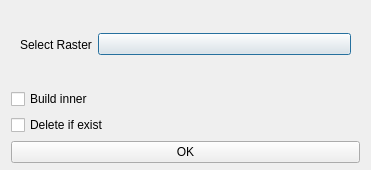
<?xml version="1.0" encoding="UTF-8"?>
<ui version="4.0">
 <class>buildOverviewDialog</class>
 <widget class="QDialog" name="buildOverviewDialog">
  <property name="geometry">
   <rect>
    <x>0</x>
    <y>0</y>
    <width>371</width>
    <height>170</height>
   </rect>
  </property>
  <property name="windowTitle">
   <string>Raster Build Overview Parameter Settings</string>
  </property>
  <layout class="QVBoxLayout" name="verticalLayout">
   <property name="spacing">
    <number>6</number>
   </property>
   <property name="topMargin">
    <number>6</number>
   </property>
   <property name="bottomMargin">
    <number>7</number>
   </property>
   <item>
    <widget class="CardWidget" name="CardWidget_4">
     <property name="layoutDirection">
      <enum>Qt::LeftToRight</enum>
     </property>
     <layout class="QHBoxLayout" name="horizontalLayout_5">
      <item>
       <widget class="BodyLabel" name="BodyLabel">
        <property name="text">
         <string>Select Raster</string>
        </property>
       </widget>
      </item>
      <item>
       <widget class="ComboBox" name="selectTifCb">
        <property name="sizePolicy">
         <sizepolicy hsizetype="Expanding" vsizetype="Fixed">
          <horstretch>0</horstretch>
          <verstretch>0</verstretch>
         </sizepolicy>
        </property>
       </widget>
      </item>
     </layout>
    </widget>
   </item>
   <item>
    <widget class="CheckBox" name="buildInMyselfCb">
     <property name="text">
      <string>Build inner</string>
     </property>
    </widget>
   </item>
   <item>
    <widget class="CheckBox" name="cleanCb">
     <property name="text">
      <string>Delete if exist</string>
     </property>
    </widget>
   </item>
   <item>
    <widget class="PushButton" name="runPB">
     <property name="text">
      <string>OK</string>
     </property>
    </widget>
   </item>
  </layout>
 </widget>
 <customwidgets>
  <customwidget>
   <class>CheckBox</class>
   <extends>QCheckBox</extends>
   <header>qfluentwidgets</header>
  </customwidget>
  <customwidget>
   <class>ComboBox</class>
   <extends>QPushButton</extends>
   <header>qfluentwidgets</header>
  </customwidget>
  <customwidget>
   <class>PushButton</class>
   <extends>QPushButton</extends>
   <header>qfluentwidgets</header>
  </customwidget>
  <customwidget>
   <class>CardWidget</class>
   <extends>QFrame</extends>
   <header>qfluentwidgets</header>
   <container>1</container>
  </customwidget>
  <customwidget>
   <class>BodyLabel</class>
   <extends>QLabel</extends>
   <header>qfluentwidgets</header>
  </customwidget>
 </customwidgets>
 <resources/>
 <connections/>
</ui>
